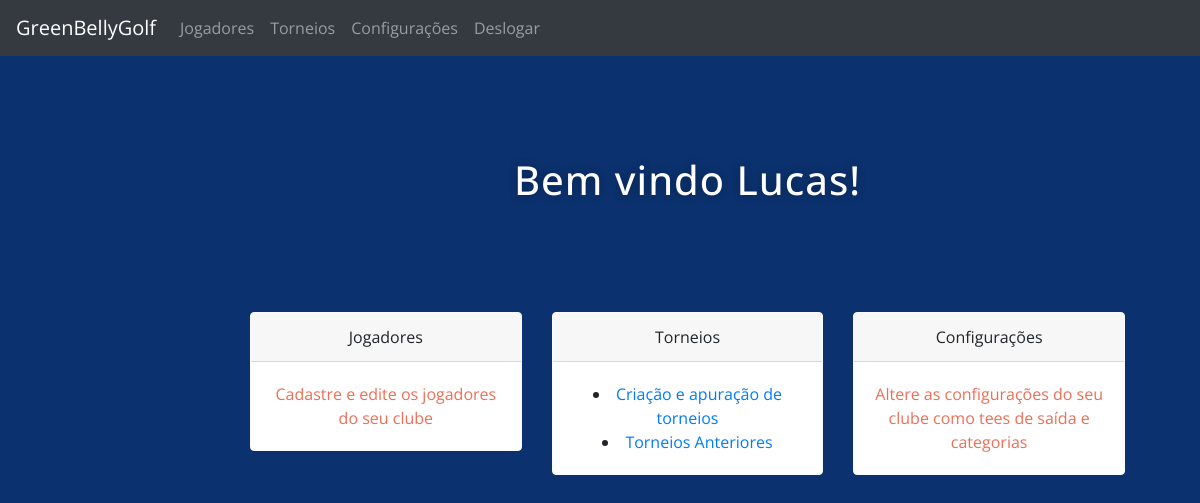
/clube (signed in), run on an earlier commit of the app's database.
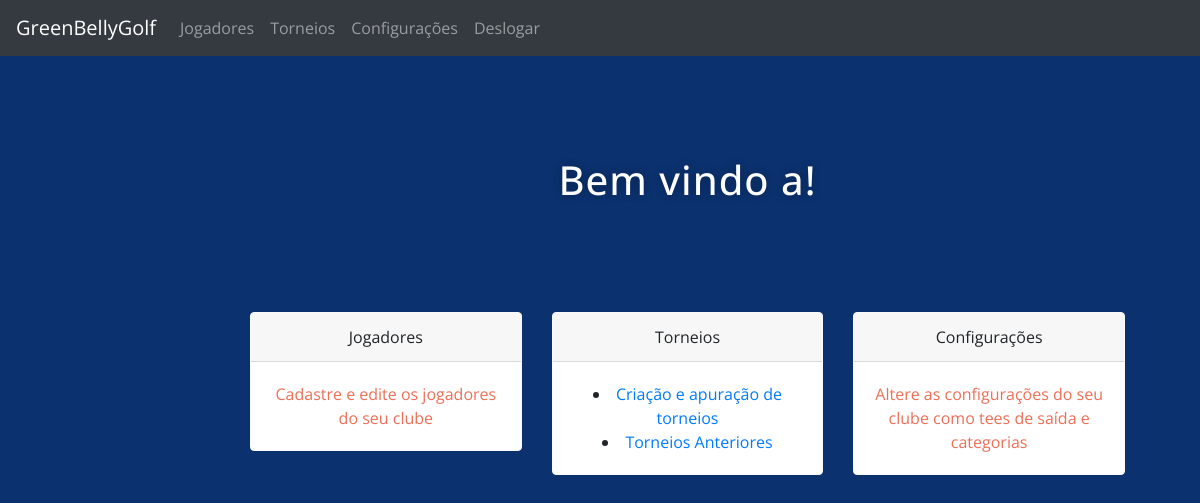
And on a later commit of the database.
### main.py (models this page shows)
class User(UserMixin, db.Model):
    id = db.Column(db.Integer, primary_key=True)
    email = db.Column(db.String(100), unique=True)
    password = db.Column(db.String(100))
    name = db.Column(db.String(1000))
    permission = db.Column(db.String(100))
    created_at = db.Column(db.DateTime(timezone=True),
                           server_default=func.now())

### main.py (the view)
@app.route('/clube')
@login_required
def clube():
    for t in db.metadata.tables.keys():
        print(t)
    return render_template("clube.html", name=current_user.name, logged_in=True)

### main.py (called while the page is built)
@login_manager.user_loader
def load_user(user_id):
    return User.query.get(int(user_id))

### templates/clube.html
{% extends "base.html" %}
{% block content %}
<div class="container">
  <h1 class="title" style="padding: 100px">Bem vindo {{name}}!</h1>
  <div class="row row-cols-1 row-cols-md-3 g-4">
    <div class="col">
      <div class="card border-light mb-3" style="max-width: 25rem;">
        <div class="card-header">Jogadores</div>
        <a href="/jogadores" class="card-body ">
          <p class="card-text">Cadastre e edite os jogadores do seu clube</p>
        </a>
      </div>
    </div>
    <div class="col">
      <div class="card border-light mb-3" style="max-width: 25rem;">
        <div class="card-header">Torneios</div>
        <div class="card-body ">
          <li class="card-text-left"><a href="/criartorneio"> Criação e apuração de torneios</a></li>
          <li><a href="/torneios"> Torneios Anteriores</a></li>
        </div>
      </div>
    </div>
    <div class="col">
      <div class="card border-light mb-3" style="max-width: 25rem;">
        <div class="card-header">Configurações</div>
        <div class="card-body ">
          <p class="card-text">Altere as configurações do seu clube como tees de saída e categorias</p>
        </div>
      </div>
    </div>
  </div>
</div>
{% endblock %}

What changed in the data, as far as the page shows it:
no longer on this page (row edited): User: name "Lucas"
Also different on the page:
{{ name }}: (not shown) → "a"
